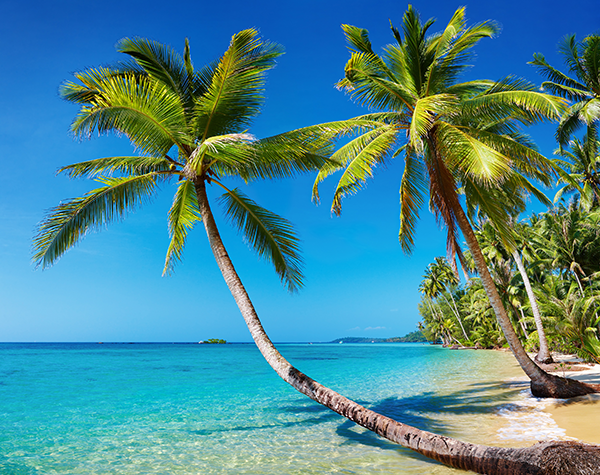
#> input picture 25_histograms/beach.png, 600 x 475 px
$ python color_histograms.py
#> lines starting #> are read from the running program, lines starting #| are printed output that depends on the picture

# import the necessary packages
from matplotlib import pyplot as plt
import cv2

# load the image and show it
image = cv2.imread("beach.png")
#> image is the input picture: shape (475, 600, 3); mean B, G, R 148.4, 136.5, 73.3
cv2.imshow("Original", image)

# grab the image channels, initialize the tuple of colors and the
# figure
chans = cv2.split(image)
colors = ("b", "g", "r")
plt.figure()
plt.title("'Flattened' Color Histogram")
plt.xlabel("Bins")
plt.ylabel("# of Pixels")

# loop over the image channels
for (chan, color) in zip(chans, colors):
	# create a histogram for the current channel and plot it
	hist = cv2.calcHist([chan], [0], None, [256], [0, 256])
	plt.plot(hist, color = color)
	plt.xlim([0, 256])
#> this loop made 3 passes
#> color on passes 1 to 3: 'b', 'g', 'r'

# let's move on to 2D histograms -- we need to reduce the
# number of bins in the histogram from 256 to 32 so we can
# better visualize the results
fig = plt.figure()

# plot a 2D color histogram for green and blue
ax = fig.add_subplot(131)
hist = cv2.calcHist([chans[1], chans[0]], [0, 1], None, [32, 32],
	[0, 256, 0, 256])
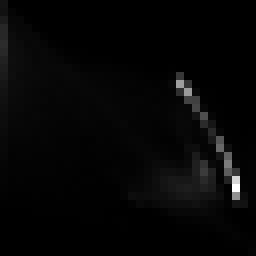
#> hist: shape (32, 32) float32 (shown 8 times larger); min 0, max 11507, mean 278.3; drawn with min black and max white
p = ax.imshow(hist, interpolation="nearest")
ax.set_title("2D Color Histogram for G and B")
plt.colorbar(p)

# plot a 2D color histogram for green and red
ax = fig.add_subplot(132)
hist = cv2.calcHist([chans[1], chans[2]], [0, 1], None, [32, 32],
	[0, 256, 0, 256])
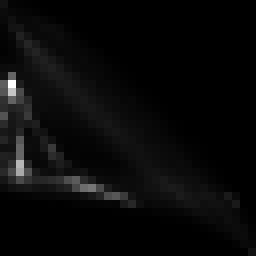
#> hist: shape (32, 32) float32 (shown 8 times larger); min 0, max 7429, mean 278.3; drawn with min black and max white
p = ax.imshow(hist, interpolation="nearest")
ax.set_title("2D Color Histogram for G and R")
plt.colorbar(p)

# plot a 2D color histogram for blue and red
ax = fig.add_subplot(133)
hist = cv2.calcHist([chans[0], chans[2]], [0, 1], None, [32, 32],
	[0, 256, 0, 256])
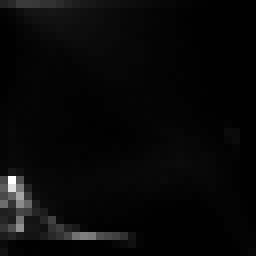
#> hist: shape (32, 32) float32 (shown 8 times larger); min 0, max 8463, mean 278.3; drawn with min black and max white
p = ax.imshow(hist, interpolation="nearest")
ax.set_title("2D Color Histogram for B and R")
plt.colorbar(p)

# finally, let's examine the dimensionality of one of the 2D
# histograms
print("2D histogram shape: %s, with %d values" % (
	hist.shape, hist.flatten().shape[0]))
#| 2D histogram shape: (32, 32), with 1024 values

# our 2D histogram could only take into account 2 out of the 3
# channels in the image so now let's build a 3D color histogram
# (utilizing all channels) with 8 bins in each direction -- we
# can't plot the 3D histogram, but the theory is exactly like
# that of a 2D histogram, so we'll just show the shape of the
# histogram
hist = cv2.calcHist([image], [0, 1, 2],
	None, [8, 8, 8], [0, 256, 0, 256, 0, 256])
print("3D histogram shape: %s, with %d values" % (
	hist.shape, hist.flatten().shape[0]))
#| 3D histogram shape: (8, 8, 8), with 512 values

# Show our plots
plt.show()
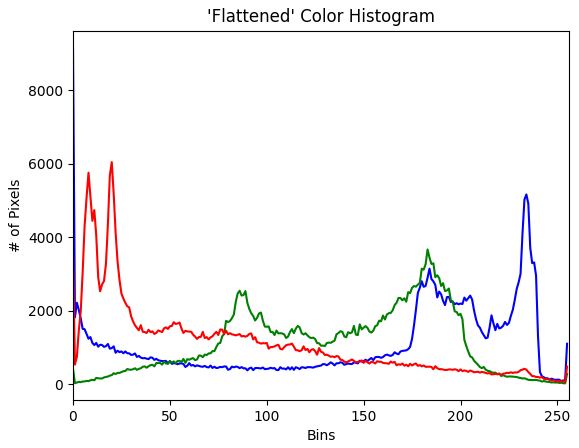
#> figure drawn by matplotlib, 1 panel; curve peaks at x = 0, y = 9163; curve peaks at x = 183, y = 3670; curve peaks at x = 20, y = 6044
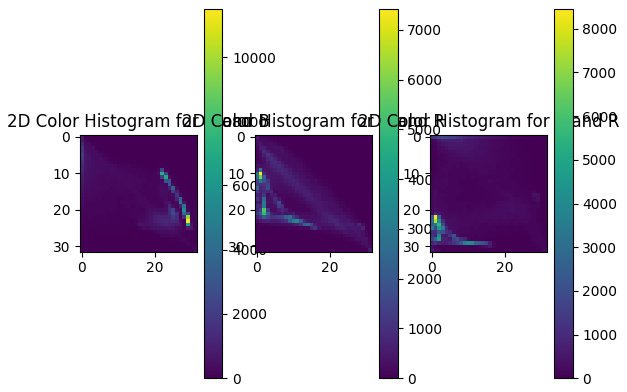
#> figure drawn by matplotlib, 6 panels
